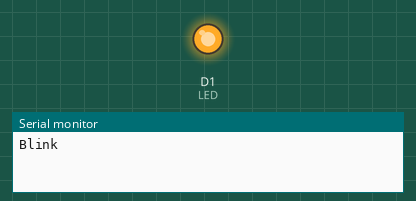
Recording of a sketch running on a simulated ESP8266 (NodeMCU). Shown: output pins drawn as LEDs (lit = HIGH), the last lines printed to the serial monitor.

Above: at 0.1 s.
At 2.8 s:
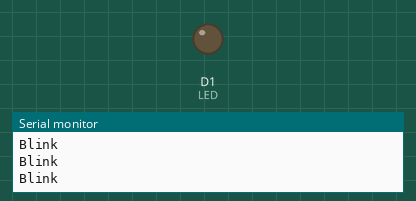
Timing chart, 0 to 4.3 s (numbered marks = the images above):
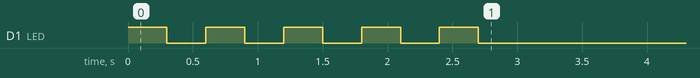

The sketch:

nodemcu.ino
```cpp
// Based on https://github.com/n0w/esp8266-simple-sniffer

#include <Arduino.h>
#include <ESP8266WiFi.h>
#include "sdk_structs.h"
#include "ieee80211_structs.h"

#define LED D1
bool probe = false;
int channel_samples = 0;
unsigned int channel = 1;

extern "C"
{
#include "user_interface.h"
}

void startupBlink () {
  for (int i = 0; i < 5; i++) {
    digitalWrite(LED, HIGH);
    Serial.println("Blink");
    delay(300);
    digitalWrite(LED, LOW);
    delay(300);
  }
}

void setup () {
  pinMode(LED, OUTPUT);

  startupBlink();

  Serial.begin(115200);
  delay(10);
  wifi_set_channel(channel);
  wifi_set_opmode(STATION_MODE);
  wifi_promiscuous_enable(0);
  WiFi.disconnect();
  wifi_set_promiscuous_rx_cb(onPacket);
  wifi_promiscuous_enable(1);
}

void onPacket (uint8_t *buff, uint16_t len) {
  const wifi_promiscuous_pkt_t *ppkt = (wifi_promiscuous_pkt_t *)buff;
  const wifi_ieee80211_packet_t *ipkt = (wifi_ieee80211_packet_t *)ppkt->payload;
  const wifi_ieee80211_mac_hdr_t *hdr = &ipkt->hdr;
  const uint8_t *data = ipkt->payload;
  const wifi_header_frame_control_t *frame_ctrl = (wifi_header_frame_control_t *)&hdr->frame_ctrl;

  // Log probe requests
  if (frame_ctrl->type == WIFI_PKT_MGMT && frame_ctrl->subtype == PROBE_REQ) {
    Serial.println("Probe Request detected");
    probe = true;
  }
}

void loop () {
  channel = 1;
  wifi_set_channel(channel);
  while (true) {
    channel_samples++;

    if (probe == true) {
      probe = false;
      digitalWrite(LED, HIGH);
      Serial.println("Blink");
      delay(300);
      digitalWrite(LED, LOW);
      delay(10);
    }

    if (channel_samples > 200) {
      channel_samples = 0;
      channel++;
      if (channel == 15) break;
      wifi_set_channel(channel);
    }
  }
  delay(10);
}
```

ieee80211_structs.h
```cpp
#ifndef _IEE80211_STRUCTS_H_
#define _IEE80211_STRUCTS_H_

#include <ESP8266WiFi.h>

// IEEE802.11 data structures ---------------------

typedef enum
{
    WIFI_PKT_MGMT,
    WIFI_PKT_CTRL,
    WIFI_PKT_DATA,
    WIFI_PKT_MISC,
} wifi_promiscuous_pkt_type_t;

typedef enum
{
    ASSOCIATION_REQ,
    ASSOCIATION_RES,
    REASSOCIATION_REQ,
    REASSOCIATION_RES,
    PROBE_REQ,
    PROBE_RES,
    NU1,  /* ......................*/
    NU2,  /* 0110, 0111 not used */
    BEACON,
    ATIM,
    DISASSOCIATION,
    AUTHENTICATION,
    DEAUTHENTICATION,
    ACTION,
    ACTION_NACK,
} wifi_mgmt_subtypes_t;

typedef struct
{
  unsigned interval:16;
  unsigned capability:16;
  unsigned tag_number:8;
  unsigned tag_length:8;
  char ssid[0];
  uint8 rates[1];
} wifi_mgmt_beacon_t;

typedef struct
{
    unsigned protocol:2;
    unsigned type:2;
    unsigned subtype:4;
    unsigned to_ds:1;
    unsigned from_ds:1;
    unsigned more_frag:1;
    unsigned retry:1;
    unsigned pwr_mgmt:1;
    unsigned more_data:1;
    unsigned wep:1;
    unsigned strict:1;
} wifi_header_frame_control_t;

/**
 * Ref: https://github.com/lpodkalicki/blog/blob/master/esp32/016_wifi_sniffer/main/main.c
 */
typedef struct
{
    wifi_header_frame_control_t frame_ctrl;
    //unsigned duration_id:16; /* !!!! ugly hack */
    uint8_t addr1[6]; /* receiver address */
    uint8_t addr2[6]; /* sender address */
    uint8_t addr3[6]; /* filtering address */
    unsigned sequence_ctrl:16;
    uint8_t addr4[6]; /* optional */
} wifi_ieee80211_mac_hdr_t;

typedef struct
{
    wifi_ieee80211_mac_hdr_t hdr;
    uint8_t payload[2]; /* network data ended with 4 bytes csum (CRC32) */
} wifi_ieee80211_packet_t;

#endif
```

sdk_structs.h
```cpp
#ifndef _SDK_STRUCTS_H_
#define _SDK_STRUCTS_H_

#include <ESP8266WiFi.h>

// SDK structures -----------------------------------

typedef struct
{
    signed rssi:8;            /**< signal intensity of packet */
    unsigned rate:4;          /**< data rate */
    unsigned is_group:1;
    unsigned :1;              /**< reserve */
    unsigned sig_mode:2;      /**< 0:is not 11n packet; 1:is 11n packet */
    unsigned legacy_length:12;
    unsigned damatch0:1;
    unsigned damatch1:1;
    unsigned bssidmatch0:1;
    unsigned bssidmatch1:1;
    unsigned mcs:7;           /**< if is 11n packet, shows the modulation(range from 0 to 76) */
    unsigned cwb:1;           /**< if is 11n packet, shows if is HT40 packet or not */
    unsigned HT_length:16;             /**< reserve */
    unsigned smoothing:1;     /**< reserve */
    unsigned not_sounding:1;  /**< reserve */
    unsigned :1;              /**< reserve */
    unsigned aggregation:1;   /**< Aggregation */
    unsigned stbc:2;          /**< STBC */
    unsigned fec_coding:1;    /**< Flag is set for 11n packets which are LDPC */
    unsigned sgi:1;           /**< SGI */
    unsigned rxend_state:8;
    unsigned ampdu_cnt:8;     /**< ampdu cnt */
    unsigned channel:4;       /**< which channel this packet in */
    unsigned :4;              /**< reserve */
    signed noise_floor:8;
} wifi_pkt_rx_ctrl_t;

typedef struct {
    wifi_pkt_rx_ctrl_t rx_ctrl;
    uint8 buf[112];
    uint16 cnt;
    uint16 len; //length of packet
} wifi_pkt_mgmt_t;

typedef struct {
  uint16 length;
  uint16 seq;
  uint8  address3[6];
} wifi_pkt_lenseq_t;

typedef struct {
    wifi_pkt_rx_ctrl_t rx_ctrl;
    uint8_t  buf[36];
    uint16_t cnt;
    wifi_pkt_lenseq_t lenseq[1];
} wifi_pkt_data_t;

typedef struct {
    wifi_pkt_rx_ctrl_t rx_ctrl; /**< metadata header */
    uint8_t payload[0];       /**< Data or management payload. Length of payload is described by rx_ctrl.sig_len. Type of content determined by packet type argument of callback. */
} wifi_promiscuous_pkt_t;

#endif
```
